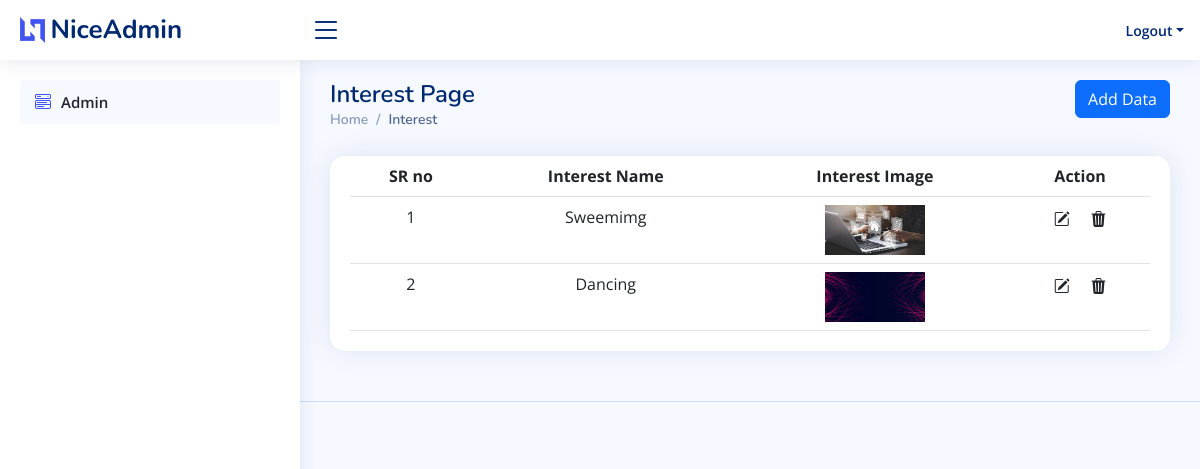
The app's page /folioadmin/interestpage (signed in) with its own data.
### folioadmin/models.py (models this page shows)
class Interests(models.Model):
    user = models.ForeignKey(User, on_delete=models.CASCADE,null=True, blank=True)
    interest_name=models.CharField(max_length=100)
    interest_pic=models.ImageField(upload_to='interest pic',null=True,blank=True)

### folioadmin/views.py (the view)
# urls.py: path('interestpage',views.interestpage,name='interestpage'),
def interestpage(request):
    user = request.user
    userobj = User.objects.get(id=user.id)
    interestobj = Interests.objects.filter(user=userobj)
    return render(request,'folioadmin/interest_page.html',{'interestobj':interestobj})

### template/folioadmin/interest_page.html (shortened to what this page needs)
{% extends "folioadmin/base.html" %}{% load static %}{% block content %}
<main id="main" class="main">
  <div class="d-flex" style="justify-content: space-between;">
    <div class="pagetitle">
      <h1>Interest Page </h1>
      <nav>
        <ol class="breadcrumb">
          <li class="breadcrumb-item"><a href="{% url 'index' %}">Home</a></li>
          <li class="breadcrumb-item active">Interest</li>
        </ol>
      </nav>
    </div>
    <div class="add_btn" style="justify-content:end;">
      <button type="button" class="btn btn-primary" data-bs-toggle="modal" data-bs-target="#basicModal">
        Add Data
      </button>
    </div>
  </div>
    <section class="section">
      <div class="row">
        <div class="col-lg-12">
          <div class="card">
            <div class="card-body">
              <table class="table" style="margin: 0 auto; text-align: center;">
                <thead>
                  <tr>
                    <th scope="col">SR no</th>
                    <th scope="col">Interest Name</th>
                    <th scope="col">Interest Image</th>
                    <th scope="col">Action</th>
                  </tr>
                </thead>
                <tbody>
                  {% for i in interestobj %}
                  <tr>
                    <td>{{forloop.counter}}</td>
                    <td>{{i.interest_name}}</td>
                    <td>
                      {% if i.interest_pic %}
                        <img src="{{i.interest_pic.url}}" height="50px" width="100px" >
                      {% endif %}
                    </td>
                    <td>
                      <div class="btn-group" role="group" aria-label="Basic example">
                        <a class="dropdown-item" href="{% url 'interest_update' i.id %}"><i class="bi bi-pencil-square"></i></a>
                        <a class="dropdown-item" href="{% url 'interest_delete' i.id %}"><i class="bi bi-trash3-fill"></i></a>
                      </div>
                    </td>
                  </tr>
                  {% endfor %}
                </tbody>
              </table>
            </div>
          </div>
        </div>
      </div>
    </section>
  </main>
  {% endblock %}

### static/assets/css/style.css (style rules this page uses)
:root { scroll-behavior: smooth; }
body { font-family: "Open Sans", sans-serif; background: #f6f9ff; color: #444444; }
a { color: #4154f1; text-decoration: none; }
h1, h2, h3, h4, h5, h6 { font-family: "Nunito", sans-serif; }
#main { margin-top: 60px; padding: 20px 30px; transition: all 0.3s; }
.pagetitle { margin-bottom: 10px; }
.pagetitle h1 { font-size: 24px; margin-bottom: 0; font-weight: 600; color: #012970; }
.card { margin-bottom: 30px; border: none; border-radius: 15px; box-shadow: 0px 0 30px rgba(1, 41, 112, 0.1); }
.card-body { padding: 0 20px 20px 20px; }
.breadcrumb { font-size: 14px; font-family: "Nunito", sans-serif; color: #899bbd; font-weight: 600; }
.breadcrumb a { color: #899bbd; transition: 0.3s; }
.breadcrumb .breadcrumb-item::before { color: #899bbd; }
.breadcrumb .active { color: #51678f; font-weight: 600; }
@media (min-width: 1200px) { #main, #footer { margin-left: 300px; } }

### records on screen
Interests: interest_name "Sweemimg", interest_pic (picture)
Interests: interest_name "Dancing", interest_pic (picture)
